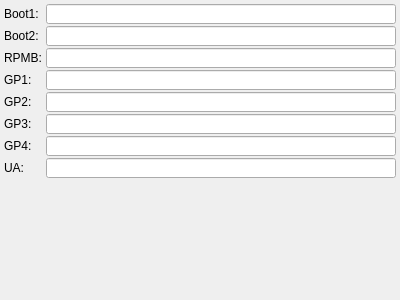
<?xml version="1.0" encoding="UTF-8"?>
<ui version="4.0">
 <class>EMMCWidget</class>
 <widget class="QWidget" name="EMMCWidget">
  <property name="geometry">
   <rect>
    <x>0</x>
    <y>0</y>
    <width>400</width>
    <height>300</height>
   </rect>
  </property>
  <property name="windowTitle">
   <string>Form</string>
  </property>
  <layout class="QFormLayout" name="formLayout">
   <property name="horizontalSpacing">
    <number>4</number>
   </property>
   <property name="verticalSpacing">
    <number>2</number>
   </property>
   <property name="leftMargin">
    <number>4</number>
   </property>
   <property name="topMargin">
    <number>4</number>
   </property>
   <property name="rightMargin">
    <number>4</number>
   </property>
   <property name="bottomMargin">
    <number>4</number>
   </property>
   <item row="0" column="0">
    <widget class="QLabel" name="label_boot1Size">
     <property name="text">
      <string>Boot1:</string>
     </property>
     <property name="font">
      <font>
       <pointsize>9</pointsize>
      </font>
     </property>
    </widget>
   </item>
   <item row="0" column="1">
    <widget class="QLineEdit" name="lineEdit_boot1">
     <property name="readOnly">
      <bool>true</bool>
     </property>
     <property name="font">
      <font>
       <pointsize>9</pointsize>
      </font>
     </property>
     <property name="styleSheet">
      <string notr="true">padding: 1px 4px;</string>
     </property>
    </widget>
   </item>
   <item row="1" column="0">
    <widget class="QLabel" name="label_boot2Size">
     <property name="text">
      <string>Boot2:</string>
     </property>
     <property name="font">
      <font>
       <pointsize>9</pointsize>
      </font>
     </property>
    </widget>
   </item>
   <item row="1" column="1">
    <widget class="QLineEdit" name="lineEdit_boot2">
     <property name="readOnly">
      <bool>true</bool>
     </property>
     <property name="font">
      <font>
       <pointsize>9</pointsize>
      </font>
     </property>
     <property name="styleSheet">
      <string notr="true">padding: 1px 4px;</string>
     </property>
    </widget>
   </item>
   <item row="2" column="0">
    <widget class="QLabel" name="label_rpmbSize">
     <property name="text">
      <string>RPMB:</string>
     </property>
     <property name="font">
      <font>
       <pointsize>9</pointsize>
      </font>
     </property>
    </widget>
   </item>
   <item row="2" column="1">
    <widget class="QLineEdit" name="lineEdit_rpmb">
     <property name="readOnly">
      <bool>true</bool>
     </property>
     <property name="font">
      <font>
       <pointsize>9</pointsize>
      </font>
     </property>
     <property name="styleSheet">
      <string notr="true">padding: 1px 4px;</string>
     </property>
    </widget>
   </item>
   <item row="3" column="0">
    <widget class="QLabel" name="label_gp1Size">
     <property name="text">
      <string>GP1:</string>
     </property>
     <property name="font">
      <font>
       <pointsize>9</pointsize>
      </font>
     </property>
    </widget>
   </item>
   <item row="3" column="1">
    <widget class="QLineEdit" name="lineEdit_gp1">
     <property name="readOnly">
      <bool>true</bool>
     </property>
     <property name="font">
      <font>
       <pointsize>9</pointsize>
      </font>
     </property>
     <property name="styleSheet">
      <string notr="true">padding: 1px 4px;</string>
     </property>
    </widget>
   </item>
   <item row="4" column="0">
    <widget class="QLabel" name="label_gp2Size">
     <property name="text">
      <string>GP2:</string>
     </property>
     <property name="font">
      <font>
       <pointsize>9</pointsize>
      </font>
     </property>
    </widget>
   </item>
   <item row="4" column="1">
    <widget class="QLineEdit" name="lineEdit_gp2">
     <property name="readOnly">
      <bool>true</bool>
     </property>
     <property name="font">
      <font>
       <pointsize>9</pointsize>
      </font>
     </property>
     <property name="styleSheet">
      <string notr="true">padding: 1px 4px;</string>
     </property>
    </widget>
   </item>
   <item row="5" column="0">
    <widget class="QLabel" name="label_gp3Size">
     <property name="text">
      <string>GP3:</string>
     </property>
     <property name="font">
      <font>
       <pointsize>9</pointsize>
      </font>
     </property>
    </widget>
   </item>
   <item row="5" column="1">
    <widget class="QLineEdit" name="lineEdit_gp3">
     <property name="readOnly">
      <bool>true</bool>
     </property>
     <property name="font">
      <font>
       <pointsize>9</pointsize>
      </font>
     </property>
     <property name="styleSheet">
      <string notr="true">padding: 1px 4px;</string>
     </property>
    </widget>
   </item>
   <item row="6" column="0">
    <widget class="QLabel" name="label_gp4Size">
     <property name="text">
      <string>GP4:</string>
     </property>
     <property name="font">
      <font>
       <pointsize>9</pointsize>
      </font>
     </property>
    </widget>
   </item>
   <item row="6" column="1">
    <widget class="QLineEdit" name="lineEdit_gp4">
     <property name="readOnly">
      <bool>true</bool>
     </property>
     <property name="font">
      <font>
       <pointsize>9</pointsize>
      </font>
     </property>
     <property name="styleSheet">
      <string notr="true">padding: 1px 4px;</string>
     </property>
    </widget>
   </item>
   <item row="7" column="0">
    <widget class="QLabel" name="label_uaSize">
     <property name="text">
      <string>UA:</string>
     </property>
     <property name="font">
      <font>
       <pointsize>9</pointsize>
      </font>
     </property>
    </widget>
   </item>
   <item row="7" column="1">
    <widget class="QLineEdit" name="lineEdit_ua">
     <property name="readOnly">
      <bool>true</bool>
     </property>
     <property name="font">
      <font>
       <pointsize>9</pointsize>
      </font>
     </property>
     <property name="styleSheet">
      <string notr="true">padding: 1px 4px;</string>
     </property>
    </widget>
   </item>
  </layout>
 </widget>
 <resources/>
 <connections/>
</ui>
